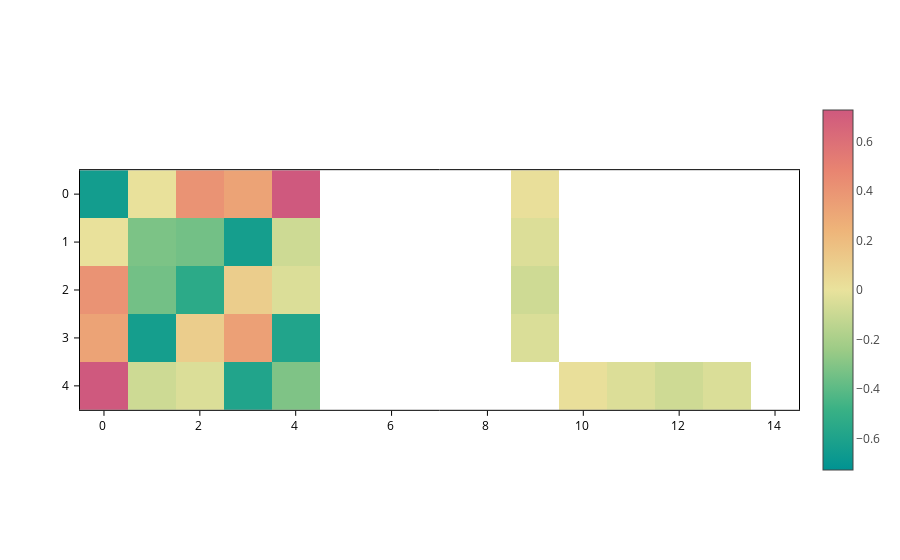

Notebook cell for this chart:
### Markdown cell above
Notice how **`crange` takes precedence over `cmid`**. Now, to go back to the default range, just set both to `None`.

### Code cell
plot.update_inputs(crange=None, cmid=None)

### Figure 1 — Plotly figure (JSON) as saved in the notebook; plotly's stock layout.template omitted (floating-point values rounded to 4 significant figures)
{"data": [{"coloraxis": "coloraxis", "meta": {}, "opacity": 1, "type": "heatmap", "z": [[-0.6452, 0.007018, 0.4079, 0.3283, 0.7263, NaN, NaN, NaN, NaN, 0.01571, NaN, NaN, NaN, NaN, NaN], [0.007018, -0.3193, -0.3422, -0.6358, -0.08664, NaN, NaN, NaN, NaN, -0.04155, NaN, NaN, NaN, NaN, NaN], [0.4079, -0.3422, -0.5398, 0.1106, -0.04301, NaN, NaN, NaN, NaN, -0.08447, NaN, NaN, NaN, NaN, NaN], [0.3283, -0.6358, 0.1106, 0.3418, -0.5873, NaN, NaN, NaN, NaN, -0.04567, NaN, NaN, NaN, NaN, NaN], [0.7263, -0.08664, -0.04301, -0.5873, -0.3121, NaN, NaN, NaN, NaN, NaN, 0.01571, -0.04155, -0.08447, -0.04567, NaN]], "zsmooth": false}], "layout": {"coloraxis": {"cmid": 0, "colorscale": [[0.0, "rgb(0, 147, 146)"], [0.1667, "rgb(57, 177, 133)"], [0.3333, "rgb(156, 203, 134)"], [0.5, "rgb(233, 226, 156)"], [0.6667, "rgb(238, 180, 121)"], [0.8333, "rgb(232, 132, 113)"], [1.0, "rgb(207, 89, 126)"]], "showscale": true}, "scene": {"aspectmode": "data", "xaxis": {"range": [-0.5, 14.5]}, "yaxis": {"range": [4.5, -0.5]}}, "xaxis": {"constrain": "domain", "range": [-0.5, 14.5], "scaleanchor": "y", "scaleratio": 1}, "yaxis": {"constrain": "domain", "range": [4.5, -0.5]}}}
